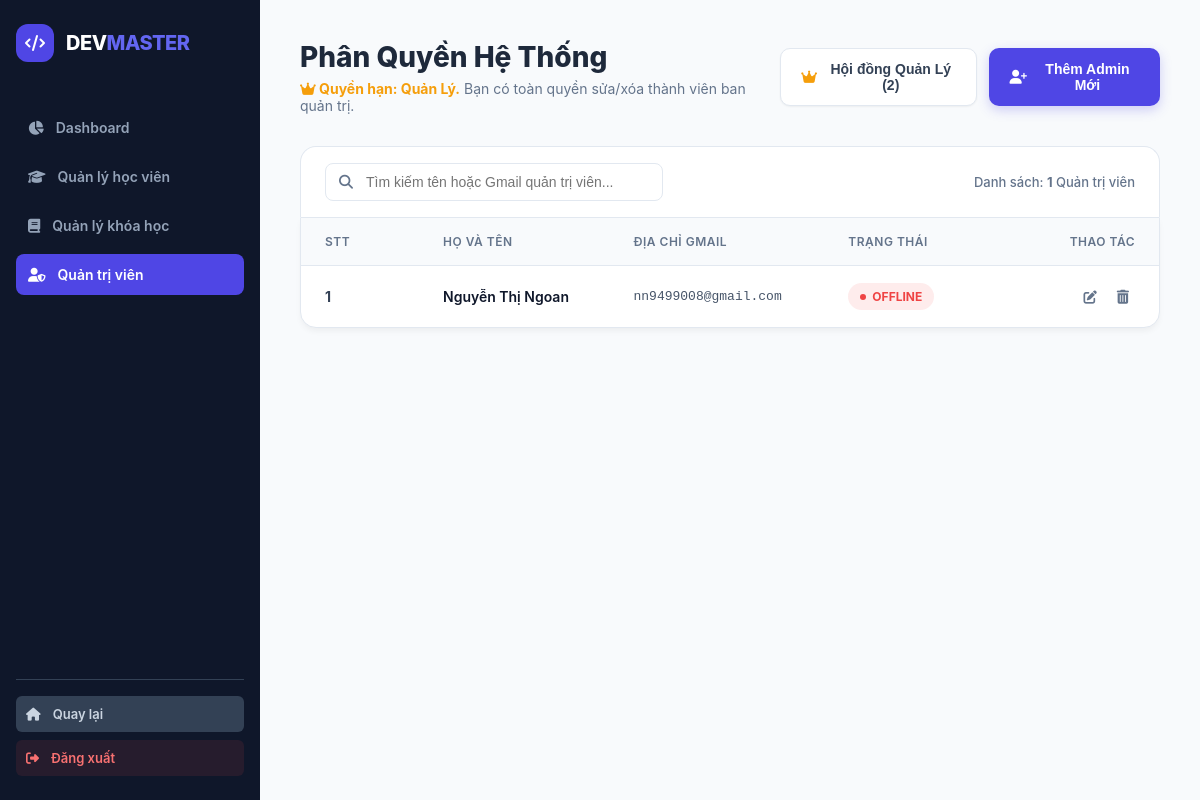
The app's page /Admin/QuanTriVien.php (signed in) with its own data.
### tables this page shows
CREATE TABLE `quantriadmin` (
  `AdminId` int(11) NOT NULL,
  `TenAdmin` varchar(150) NOT NULL,
  `Gmail` varchar(150) NOT NULL,
  `MatKhau` varchar(255) NOT NULL,
  `TrangThai` varchar(10) DEFAULT 'On',
  `ViTri` tinyint(1) NOT NULL DEFAULT 0
);

### Admin/QuanTriVien.php (the view, shortened to what this page needs)
<?php
include '../Database.php';
$db = isset($connect) ? $connect : $conn;
$currentAdminGmail = $_SESSION['Gmail'] ?? ($_SESSION['Email'] ?? '');
$myViTri = 0;
try {
    $checkQuery = "SELECT ViTri FROM quantriadmin WHERE Gmail = ?";
    if ($db instanceof PDO) {
        $stmt = $db->prepare($checkQuery);
        $stmt->execute([$currentAdminGmail]);
        $myRow = $stmt->fetch(PDO::FETCH_ASSOC);
        if ($myRow) $myViTri = (int)$myRow['ViTri'];
    } else {
        $stmt = $db->prepare($checkQuery);
        $stmt->bind_param("s", $currentAdminGmail);
        $stmt->execute();
        $res = $stmt->get_result();
        if ($myRow = $res->fetch_assoc()) $myViTri = (int)$myRow['ViTri'];
    }
} catch (Exception $e) {
}
$admins = [];
$managers = [];
try {
    $adminQuery = "SELECT AdminId, TenAdmin, Gmail, MatKhau, TrangThai, ViTri FROM quantriadmin ORDER BY AdminId DESC";
    if ($db instanceof PDO) {
        $stmt = $db->query($adminQuery);
        $all = $stmt->fetchAll(PDO::FETCH_ASSOC);
    } else {
        $result = $db->query($adminQuery);
        $all = [];
        while ($row = $result->fetch_assoc()) { $all[] = $row; }
    }
    foreach ($all as $row) {
        if ((int)$row['ViTri'] === 1) {
            $managers[] = $row;
        } else {
            $admins[] = $row;
        }
    }
} catch (Exception $e) {
}
?>
<!DOCTYPE html>
<html lang="vi">
<head>
    <link rel="stylesheet" href="https://cdnjs.cloudflare.com/ajax/libs/font-awesome/6.4.0/css/all.min.css">
</head>
<body>
    <aside class="admin-sidebar">
        <div>
            <div class="logo-wrapper">
                <div class="logo-square"><i class="fa-solid fa-code"></i></div>
                <div class="logo-brand">DEV<span>MASTER</span></div>
            </div>
            <nav class="admin-menu">
                <a href="/DevMaster/Admin/Dashboard.php" class="menu-item"><i class="fa-solid fa-chart-pie"></i>Dashboard</a>
                <a href="/DevMaster/Admin/QuanLyHocVien.php" class="menu-item"><i class="fa-solid fa-graduation-cap"></i> Quản lý học viên</a>
                <a href="/DevMaster/Admin/QuanLyKhoaHoc.php" class="menu-item"><i class="fa-solid fa-book"></i> Quản lý khóa học</a>
                <a href="/DevMaster/Admin/QuanTriVien.php" class="menu-item active"><i class="fa-solid fa-user-shield"></i> Quản trị viên</a>
            </nav>
        </div>
        <div class="sidebar-footer">
            <a href="/DevMaster/Index.php" class="btn-footer btn-back"><i class="fa-solid fa-house"></i> Quay lại</a>
            <a href="/DevMaster/Auth/Logout.php" class="btn-footer btn-logout"><i class="fa-solid fa-right-from-bracket"></i> Đăng xuất</a>
        </div>
    </aside>
    <main class="admin-main-content">
        <div class="dash-header">
            <div>
                <h1>Phân Quyền Hệ Thống</h1>
                <p>
                    <?php if($myViTri === 1): ?>
                        <span style="color: var(--warning); font-weight: 700;"><i class="fa-solid fa-crown"></i> Quyền hạn: Quản Lý.</span> Bạn có toàn quyền sửa/xóa thành viên ban quản trị.
                    <?php else: ?>
                        <span style="color: var(--admin-primary); font-weight: 700;"><i class="fa-solid fa-user-shield"></i> Quyền hạn: Quản trị viên.</span>
                    <?php endif; ?>
                </p>
            </div>
            <div class="header-actions">
                <?php if($myViTri === 1): ?>
                    <button class="btn-action-secondary" onclick="openManagersModal()">
                        <i class="fa-solid fa-crown" style="color: #f59e0b;"></i> Hội đồng Quản Lý (<?php echo count($managers); ?>)
                    </button>
                    <button class="btn-action-primary" onclick="openAddModal()">
                        <i class="fa-solid fa-user-plus"></i> Thêm Admin Mới
                    </button>
                <?php endif; ?>
            </div>
        </div>
        <div class="table-toolbar">
            <div class="search-box">
                <i class="fa-solid fa-magnifying-glass"></i>
                <input type="text" id="adminSearch" placeholder="Tìm kiếm tên hoặc Gmail quản trị viên...">
            </div>
            <div style="font-size: 13px; color: var(--admin-muted); font-weight: 500;">
                Danh sách: <strong><?php echo count($admins); ?></strong> Quản trị viên
            </div>
        </div>
        <div class="table-wrapper">
            <table class="admin-table">
                <thead>
                    <tr>
                        <th style="width: 70px;">STT</th>
                        <th>Họ và Tên</th>
                        <th>Địa chỉ Gmail</th>
                        <th>Trạng thái</th>
                        <th class="actions-cell">Thao tác</th>
                    </tr>
                </thead>
                <tbody id="adminTableBody">
                    <?php if (!empty($admins)): ?>
                        <?php
                        $stt = 1;
                        foreach ($admins as $admin):
                            $isOnline = (strtolower(trim($admin['TrangThai'])) === 'on');
                        ?>
                            <tr>
                                <td><strong><?php echo $stt++; ?></strong></td>
                                <td>
                                    <div>
                                        <div style="font-weight: 600; color: #0f172a;">
                                            <?php echo htmlspecialchars($admin['TenAdmin']); ?>
                                        </div>
                                    </div>
                                </td>
                                <td style="font-family: monospace; font-size: 13px; color: #475569;">
                                    <?php echo htmlspecialchars($admin['Gmail']); ?>
                                </td>
                                <td>
                                    <span class="badge <?php echo $isOnline ? 'badge-on' : 'badge-off'; ?>">
                                        <?php echo $isOnline ? 'Online' : 'Offline'; ?>
                                    </span>
                                </td>
                                <td class="actions-cell">
                                    <?php if ($myViTri === 1): ?>
                                        <button type="button" class="btn-action btn-edit" title="Chỉnh sửa tài khoản này"
                                                onclick="openEditModal('<?php echo $admin['AdminId']; ?>', '<?php echo htmlspecialchars($admin['TenAdmin'], ENT_QUOTES); ?>', '<?php echo htmlspecialchars($admin['Gmail'], ENT_QUOTES); ?>', '<?php echo htmlspecialchars($admin['MatKhau'], ENT_QUOTES); ?>', 0, true)">
                                            <i class="fa-solid fa-pen-to-square"></i>
                                        </button>
                                        <a href="XuLyXoaAdmin.php?id=<?php echo $admin['AdminId']; ?>" class="btn-action btn-delete" title="Xóa tài khoản này"
                                           onclick="return confirm('Bạn có chắc chắn muốn xóa Quản trị viên này không?')">
                                            <i class="fa-solid fa-trash-can"></i>
                                        </a>
                                    <?php endif; ?>
                                </td>
                            </tr>
                        <?php endforeach; ?>
                    <?php endif; ?>
                </tbody>
            </table>
        </div>
    </main>
</body>
</html>

### records on screen
quantriadmin: TenAdmin "Nguyễn Thị Ngoan", Gmail "nn9499008@gmail.com", TrangThai "OFFLINE"

### other values on screen
count($managers) "2"
count($admins) "1"
